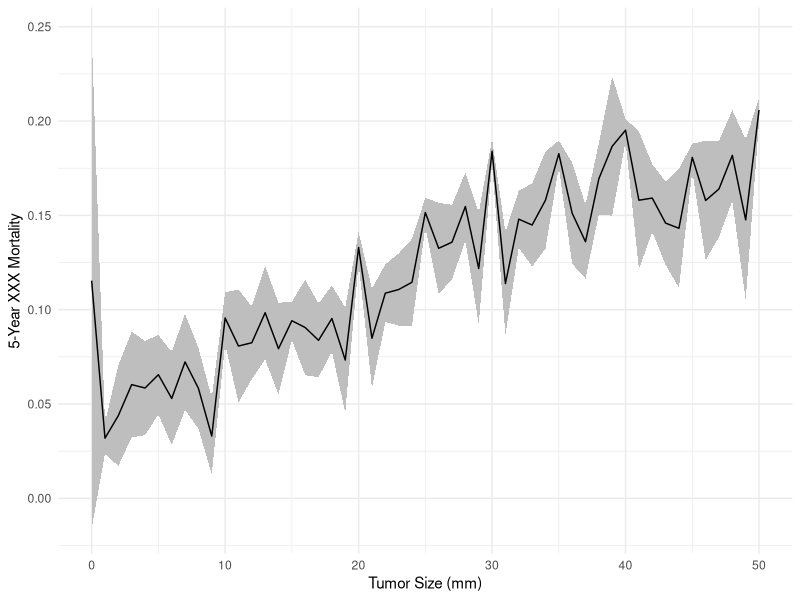
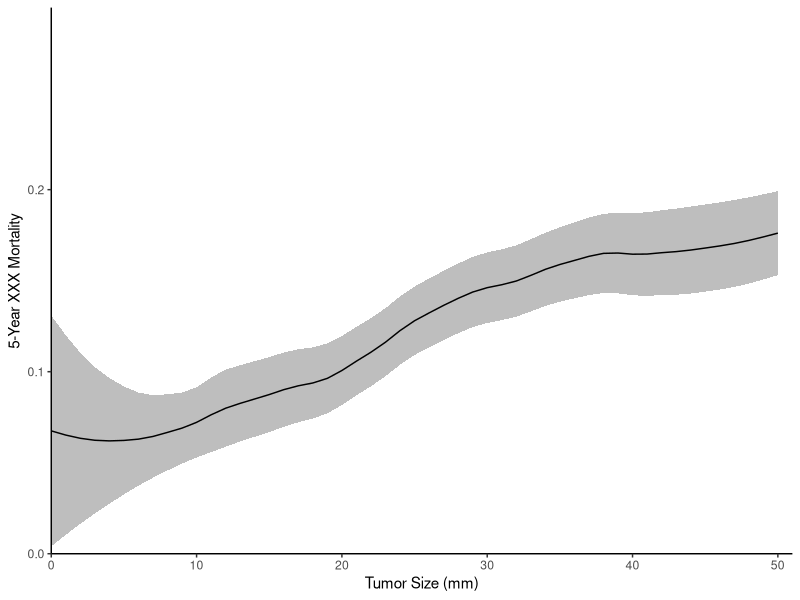
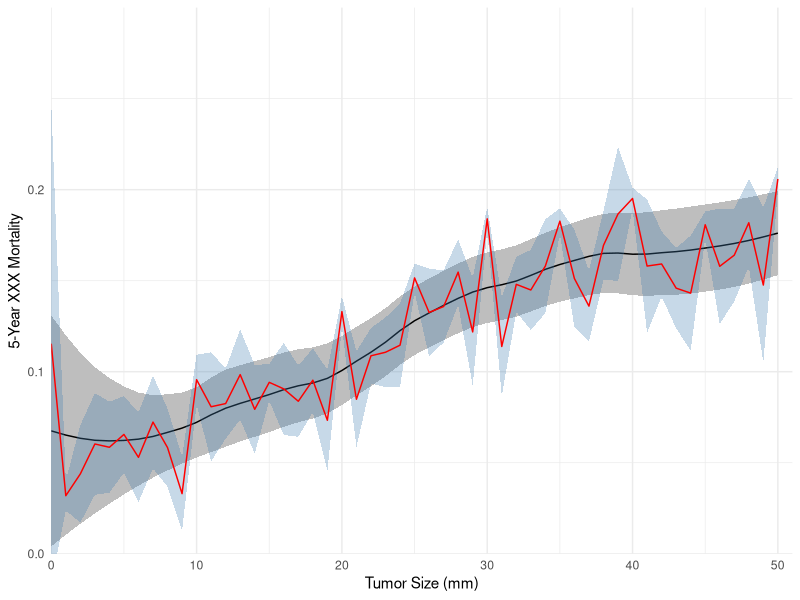
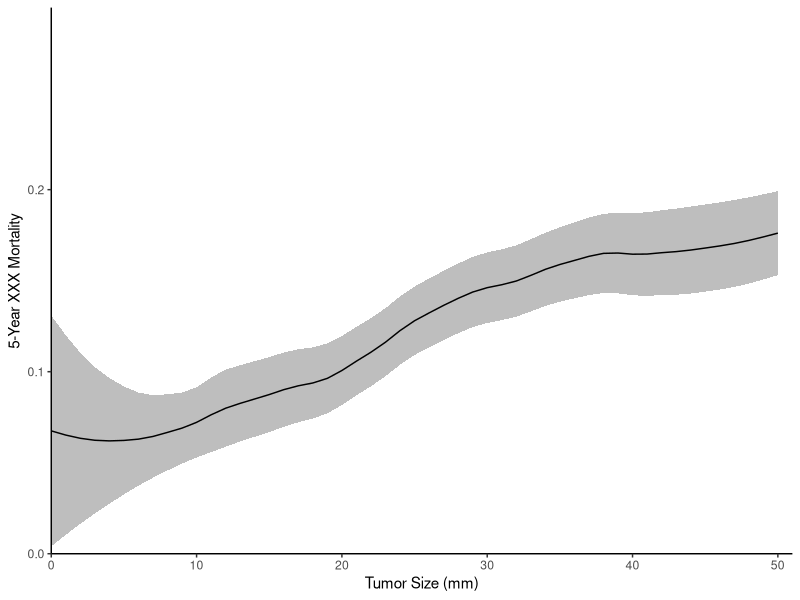

Reproduce these figures in R, in order.
## ---- chunk 1
knitr::opts_chunk$set(echo = TRUE)
## ---- chunk 2
x = read.csv("easy_input.csv")
head(x)
## 第一列Survival里的1为死亡事件，其它当一类处理，你可以按照实现的标记灵活处理一下。
## 第二列Time的时间单位是月，5年即60个月。
## 5年之后死的，5年内是活的，把超过5年之后死的改为活的。
## The 1 in the first column of Survival is the death event, and the others are handled as a class, so you can be flexible according to the implementation of the markup.
## The unit of time in the second column of Time is the month, and 5 years is 60 months.
## What is dead after 5 years is alive for 5 years, changing what is dead after more than 5 years to alive.
x$Survival[x$Survival == 1 & x$Time > 60 ] = 0
head(x)

## 或者按步长为2切，然后group_by，用这个group变量，画图Tumor.size改成这个group，就可以是按照2mm来算了，要多少mm算一组都可以。
## Slice with a step of 2, then use group_by with this group variable to plot. Replace Tumor.size with this group, and it can be calculated based on 2mm. You can set any mm as a group.
#x$group = cut(x$Tumor.size, seq(0, 50, 2), seq(0, 50-1, 2) + 1) %>% as.character %>% as.numeric

## 按照Tumor size切分，计算死亡率，及0.95的置信区间
## calculate the mortality rate and the 0.95 confidence interval based on tumor size.
require(dplyr)
y <- group_by(x, Tumor.size) %>%
  summarize(ratio = mean(Survival == 1),
            int95 = qt(0.975, length(Survival)-1) * sd(Survival==1)/sqrt(length(Survival))) 
head(y)
## ---- chunk 3
require(ggplot2)

p1 <-ggplot(y, aes(Tumor.size, ratio)) +
     geom_ribbon(aes(ymin=ratio-int95, ymax=ratio+int95), fill="grey") + 
     geom_line() + xlab("Tumor Size (mm)") +
     ylab("5-Year XXX Mortality") + theme_minimal()
p1
## ---- chunk 4
#可以试着更改一下span参数，指定多少的smoothing span
#try changing the span parameter to specify how much of a smoothing span
span <- 0.5
loess_ratio <- loess(ratio ~ Tumor.size, data=y, span=span) 
loess_ci <- loess(int95 ~ Tumor.size, data=y, span=span) 

y$ratiop = predict(loess_ratio)
y$int95p = predict(loess_ci)

p2 <-ggplot(y, aes(Tumor.size, ratiop)) +
     geom_ribbon(aes(ymin=ratiop-int95p, ymax=ratiop+int95p), fill="grey") + 
     geom_line() + xlab("Tumor Size (mm)") +
     coord_cartesian(xlim = c(0,51),ylim = c(0,0.3)) + #设置坐标轴范围 set the axis range
     scale_x_continuous(expand = c(0, 0)) + scale_y_continuous(expand = c(0, 0)) +#让x和y轴都从0开始 let both the x and y axes start at 0
     theme_bw() + #去除背景色 remove background color
     theme(panel.grid =element_blank()) + #去除网格线 remove gridlines
     theme(panel.border = element_blank()) + #去除外层边框 remove outer border
     theme(axis.line = element_line(colour = "black")) + #坐标轴画成黑色 coordinate axes are drawn in black
     ylab("5-Year XXX Mortality")
p2
ggsave("mortality.pdf",width = 6,height = 4)
## ---- chunk 5
p2 + geom_ribbon(aes(ymin=ratio-int95, ymax=ratio+int95), fill="steelblue", alpha=.3) + 
     geom_line(aes(Tumor.size, ratio), color='red') + xlab("Tumor Size (mm)") +
     ylab("5-Year XXX Mortality") + theme_minimal()
## ---- chunk 6
sessionInfo()
